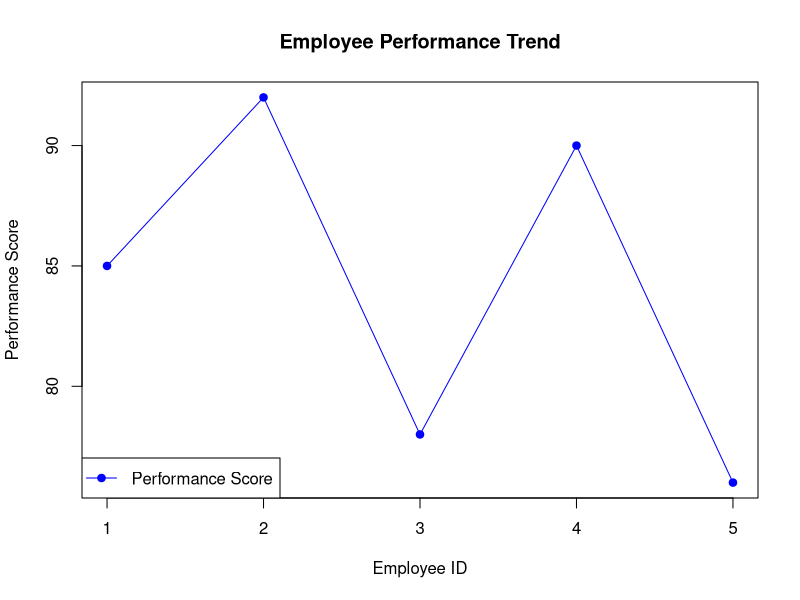
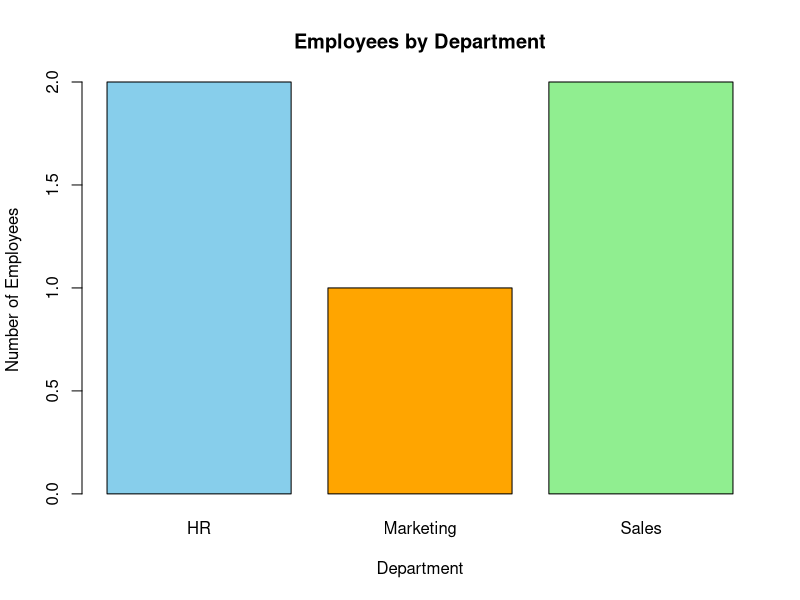
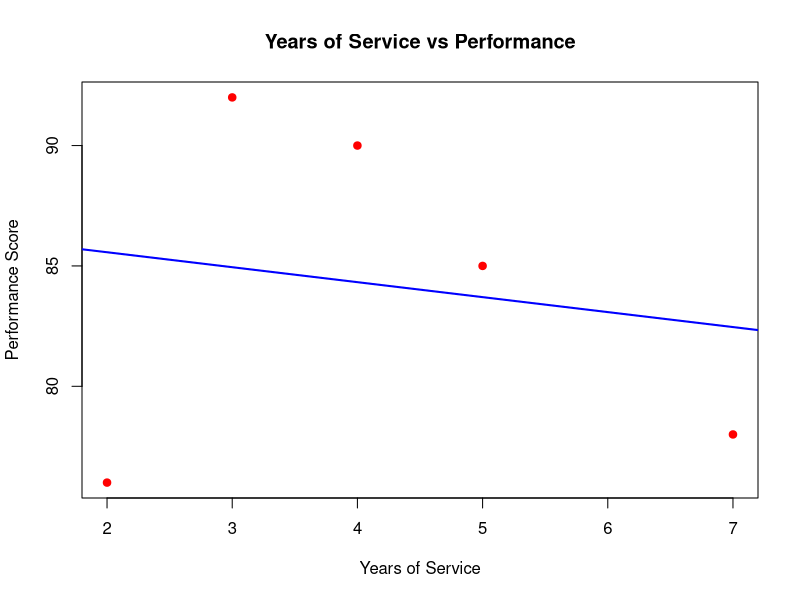

Recreate these plots in R, in order.
# -----------------------------------
# SET 3 - Employee Performance Evaluation
# -----------------------------------

# Create Dataset
employee_id <- c(1, 2, 3, 4, 5)
department <- c("Sales", "HR", "Marketing", "Sales", "HR")
service <- c(5, 3, 7, 4, 2)
performance <- c(85, 92, 78, 90, 76)

# -----------------------------------
# Q1 - Line Chart
# -----------------------------------

plot(employee_id,
     performance,
     type = "o",
     col = "blue",
     pch = 19,
     xlab = "Employee ID",
     ylab = "Performance Score",
     main = "Employee Performance Trend")

legend("bottomleft",
       legend = "Performance Score",
       col = "blue",
       lty = 1,
       pch = 19)

# -----------------------------------
# Q2 - Bar Chart
# -----------------------------------

dept_count <- table(department)

barplot(dept_count,
        col = c("skyblue","orange","lightgreen"),
        main = "Employees by Department",
        xlab = "Department",
        ylab = "Number of Employees")

# -----------------------------------
# Q3 - Scatter Plot
# -----------------------------------

plot(service,
     performance,
     pch = 19,
     col = "red",
     xlab = "Years of Service",
     ylab = "Performance Score",
     main = "Years of Service vs Performance")

# Best Fit Line
abline(lm(performance ~ service),
       col = "blue",
       lwd = 2)

# -----------------------------------
# Insight
# -----------------------------------

print("Insight:")
print("Employees with more years of service generally show better performance, although there are minor variations.")
